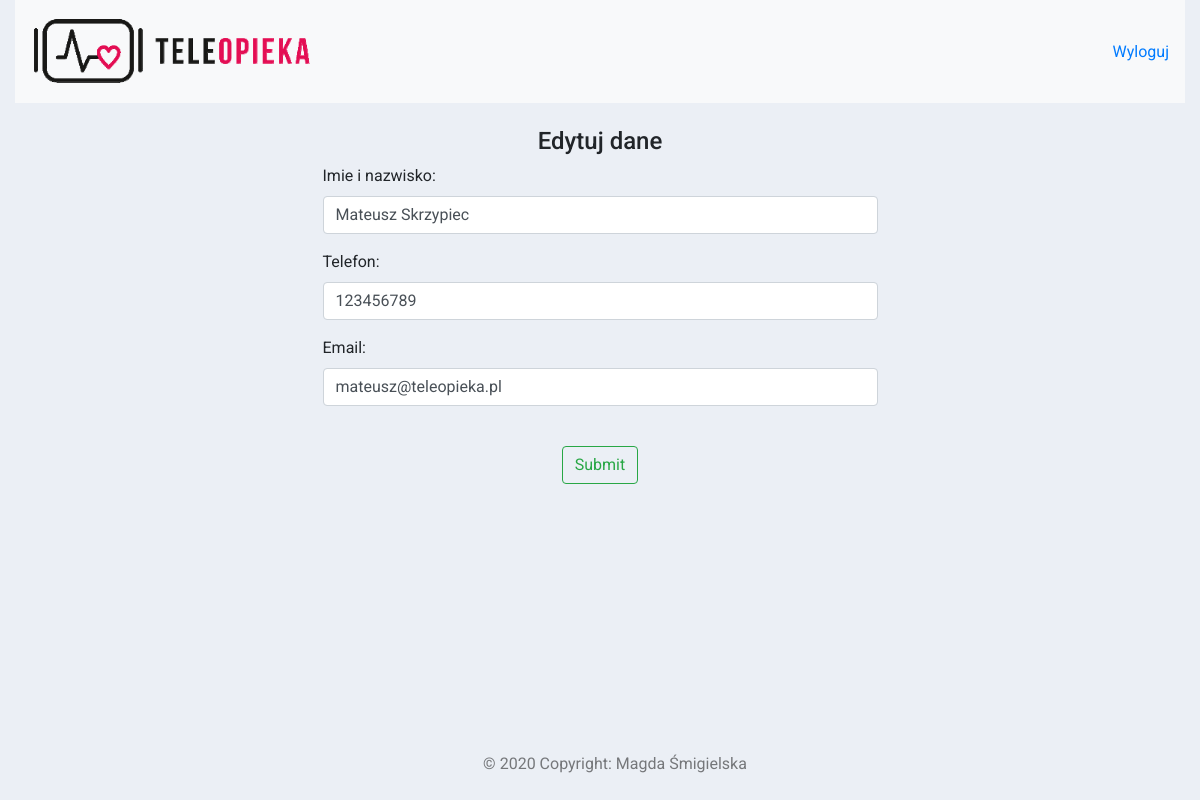
/aktualizuj_asystenta/3/ (signed in), run on an earlier commit of the app's database.
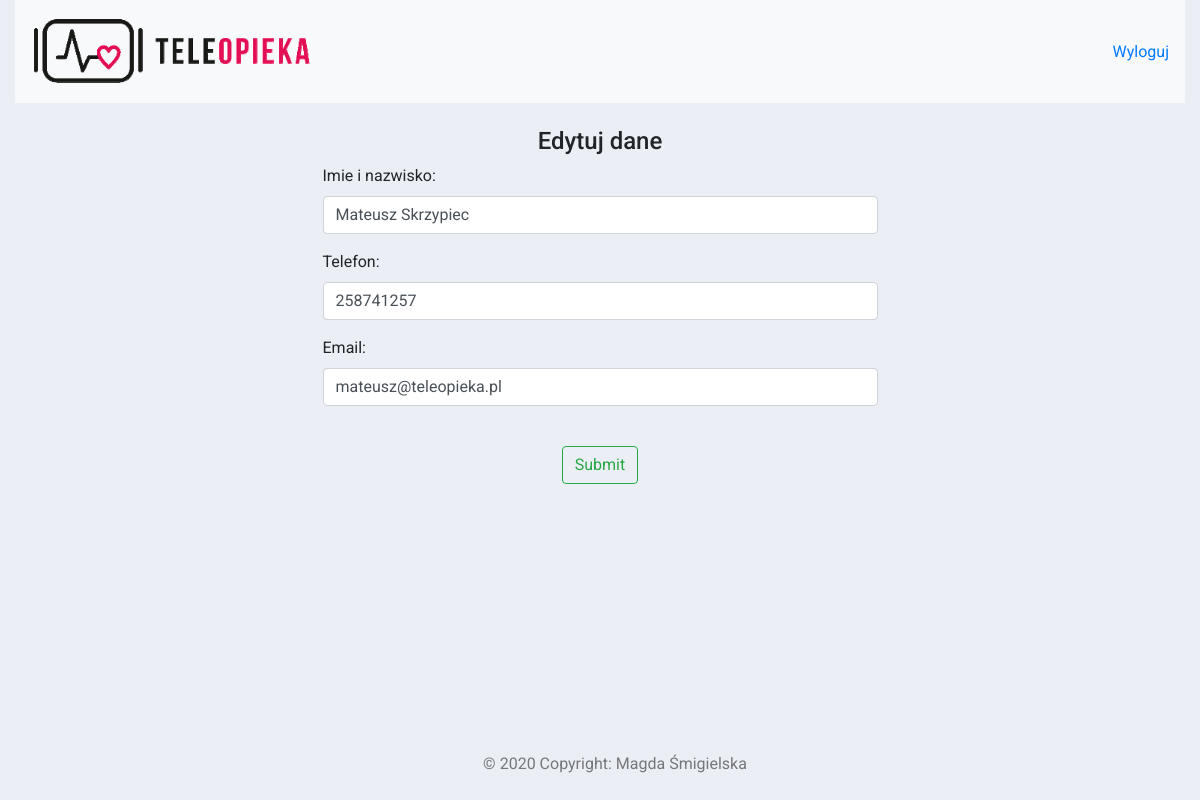
And on a later commit of the database.
### pacjenci/models.py (models this page shows, shortened)
class Asystent(models.Model):
    class Meta:
        verbose_name_plural = "Asystenci"
    user = models.OneToOneField(User, null=True, on_delete=models.CASCADE)
    dom = models.ForeignKey(Dom, null=True, on_delete=models.SET_NULL)
    imie_i_nazwisko = models.CharField(max_length=200, null=True)
    telefon = models.CharField(max_length=200, null=True)
    email = models.CharField(max_length=200, null=True)
    data_dodania = models.DateTimeField(auto_now_add=True, null=True)

### pacjenci/views.py (the view)
# urls.py: path('aktualizuj_asystenta/<str:pk>/', views.aktualizujAsystenta, name="aktualizuj_asystenta"),
@login_required(login_url='login')
def aktualizujAsystenta(request, pk):
    asystent = request.user.asystent
    form = DodajAsystenta(instance=asystent)
    if request.method == 'POST':
        form = DodajAsystenta(request.POST, instance=asystent)
        if form.is_valid():
            form.save()
            return redirect('/')
    context = {'form': form}
    return render(request, 'pacjenci/dodaj_asystenta.html', context)

### pacjenci/forms.py
class DodajAsystenta(ModelForm):
    class Meta:
        model = Asystent
        fields = ['imie_i_nazwisko', 'telefon', 'email']
        widgets = {
            'imie_i_nazwisko':forms.TextInput(attrs={'class': 'form-control'}),
            'telefon':forms.TextInput(attrs={'class': 'form-control'}),
            'email':forms.TextInput(attrs={'class': 'form-control'})
        }

### pacjenci/templates/pacjenci/dodaj_asystenta.html (shortened to what this page needs)
{% extends 'pacjenci/main.html' %}
{% load static %}
{% block content %}
<br>
<h4 class="text-center">Edytuj dane</h4>
<div class="offset-3 col-md-6">
    <div class="form-group">
        <form method="POST">
            {{form.as_p}}
            <br>
            <center>
            <input type="submit" class="btn btn-outline-success align-center" name="Zapisz">
            </center>
    </div>
</div>
{% endblock %}

What changed in the data, as far as the page shows it:
changed Asystent "Mateusz Skrzypiec": telefon "123456789" → "258741257"
